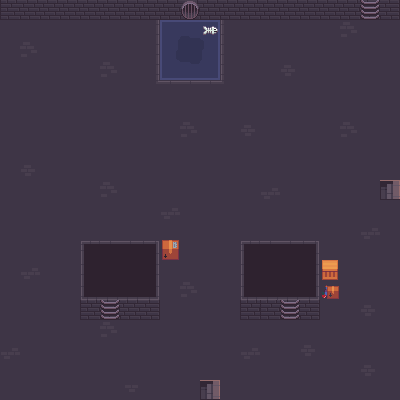

Tiled map render using the project's own tile images. Description and the whole map definition, tile-layer contents included, below:
An orthogonal 20x20 tile map with 20x20 px tiles, 2 tile layers (terrain, upper), 2 tilesets.

<map version="1.10" tiledversion="1.11.2" orientation="orthogonal" renderorder="right-down" width="20" height="20" tilewidth="20" tileheight="20" infinite="0" nextlayerid="3" nextobjectid="1">
 <tileset firstgid="1" source="sewer_tileset.tsx" />
 <tileset firstgid="337" name="Lo_bit_city_set" tilewidth="20" tileheight="20" tilecount="1296" columns="48">
  <image source="../../assets/LO BIT CITY/Lo_bit_city_set.png" trans="ff04d4" width="960" height="540" />
 </tileset>
 <layer id="1" name="terrain" width="20" height="20">
  <data encoding="csv">
43,44,44,44,44,44,44,44,44,48,44,44,44,44,44,44,44,44,44,45,
16,16,16,16,16,16,16,17,119,120,121,15,16,16,16,16,16,33,16,16,
16,33,16,16,16,16,16,17,133,128,135,15,16,16,16,16,16,16,16,16,
16,16,16,16,16,33,16,17,147,148,149,15,16,16,32,16,16,16,16,16,
16,16,16,16,16,16,16,18,2,2,2,19,16,16,16,16,16,16,16,16,
16,16,16,16,16,16,16,16,16,16,16,16,16,16,16,16,16,16,16,16,
16,16,16,16,16,16,16,16,16,33,16,16,32,16,16,16,16,33,16,16,
16,16,16,16,16,16,16,16,16,16,16,16,16,16,16,16,16,16,16,16,
16,32,16,16,16,16,16,16,16,16,16,16,16,16,16,16,16,16,16,16,
16,16,16,16,16,33,16,16,16,16,16,16,16,47,16,16,16,16,16,26,
16,16,16,16,16,16,16,16,47,16,16,16,16,16,16,16,16,16,16,16,
16,16,16,16,16,16,16,16,16,16,16,16,16,16,16,16,16,16,47,16,
16,16,16,16,57,58,58,59,16,16,16,16,57,58,58,59,16,16,16,16,
16,47,16,16,71,72,72,73,16,16,16,16,71,72,72,73,16,16,16,16,
16,16,16,16,85,86,86,87,16,33,16,16,85,86,86,87,16,16,16,16,
16,16,16,16,43,44,44,45,16,16,16,16,43,43,43,45,16,16,32,16,
16,16,16,16,16,33,16,16,16,16,16,16,16,16,16,16,16,16,16,16,
47,16,16,16,16,16,16,16,16,16,16,16,47,16,16,32,16,16,16,16,
16,16,16,16,16,16,16,16,16,16,16,16,16,16,16,16,16,16,32,16,
16,16,16,16,16,16,46,16,16,16,26,16,16,16,16,16,16,16,16,16
</data>
 </layer>
 <layer id="2" name="upper" width="20" height="20">
  <data encoding="csv">
0,0,0,0,0,0,0,0,0,0,0,0,0,0,0,0,0,0,50,0,
0,0,0,0,0,0,0,0,0,0,55,0,0,0,0,0,0,0,0,0,
0,0,0,0,0,0,0,0,0,0,0,0,0,0,0,0,0,0,0,0,
0,0,0,0,0,0,0,0,0,0,0,0,0,0,0,0,0,0,0,0,
0,0,0,0,0,0,0,0,0,0,0,0,0,0,0,0,0,0,0,0,
0,0,0,0,0,0,0,0,0,0,0,0,0,0,0,0,0,0,0,0,
0,0,0,0,0,0,0,0,0,0,0,0,0,0,0,0,0,0,0,0,
0,0,0,0,0,0,0,0,0,0,0,0,0,0,0,0,0,0,0,0,
0,0,0,0,0,0,0,0,0,0,0,0,0,0,0,0,0,0,0,0,
0,0,0,0,0,0,0,0,0,0,0,0,0,0,0,0,0,0,0,0,
0,0,0,0,0,0,0,0,0,0,0,0,0,0,0,0,0,0,0,0,
0,0,0,0,0,0,0,0,0,0,0,0,0,0,0,0,0,0,0,0,
0,0,0,0,0,0,0,0,14,0,0,0,0,0,0,0,0,0,0,0,
0,0,0,0,0,0,0,0,0,0,0,0,0,0,0,0,13,0,0,0,
0,0,0,0,0,0,0,0,0,0,0,0,0,0,0,0,27,0,0,0,
0,0,0,0,0,50,0,0,0,0,0,0,0,0,50,0,0,0,0,0,
0,0,0,0,0,0,0,0,0,0,0,0,0,0,0,0,0,0,0,0,
0,0,0,0,0,0,0,0,0,0,0,0,0,0,0,0,0,0,0,0,
0,0,0,0,0,0,0,0,0,0,0,0,0,0,0,0,0,0,0,0,
0,0,0,0,0,0,0,0,0,0,0,0,0,0,0,0,0,0,0,0
</data>
 </layer>
</map>
